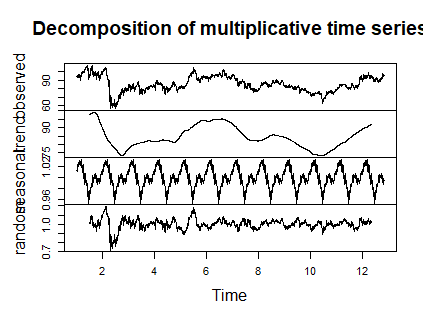

Recreate this plot in R.
# Load the required packages
library(quantmod)    # For financial data retrieval
library(forecast)    # For time series forecasting
library(dplyr)       # For data manipulation
library(tseries)     # For time series analysis
library(ggplot2)     # For creating detailed graphs

# Retrieve exchange rate data from Yahoo Finance
getSymbols("AUDJPY=X", src = "yahoo", periodicity = "daily")

# Extract the 'Close' price series from the data
df <- `AUDJPY=X`[, 4]

# Check for missing values
sum(is.na(df))

# Fill missing values using last observation carried forward (LOCF)
df <- na.locf(df, fromLast = TRUE)

# Remove any remaining NA values
df <- na.omit(df)

# Confrim missing values
sum(is.na(df))

# Convert the dataset to a time series object with daily frequency
ts_data <- ts(df, frequency = 365)

# # Perform decomposition of the time series into trend, seasonal, and random components
decomp <- decompose(ts_data, "multiplicative")
# 
# # Plot the decomposed time series to visualize its components
plot(decomp)

# Perform Augmented Dickey-Fuller (ADF) test to check for stationarity
adf_result <- adf.test(ts_data)
print(adf_result)

# Plot the autocorrelation function (ACF) to identify potential autoregressive (AR) terms
acf_result <- Acf(ts_data)

# Plot the partial autocorrelation function (PACF) to identify potential moving average (MA) terms
pacf_result <- pacf(ts_data)

# Fit the SARIMA model using auto.arima
# modelfit <- forecast::auto.arima(ts_data, seasonal = TRUE)
modelfit <- forecast::auto.arima(ts_data, D = 1, lambda = "auto")

# Print the selected model order
print(modelfit)

# Forecast the next 300 periods using the selected SARIMA model
forecast_data <- forecast::forecast(modelfit, h = 300)

# Convert forecasted data to a data frame
forecast_df <- data.frame(Date = seq(as.Date("2023-07-14"), by = "day", length.out = 300),
                          Forecast = as.numeric(forecast_data$mean),
                          Lower = as.numeric(forecast_data$lower[, 1]),
                          Upper = as.numeric(forecast_data$upper[, 1]))

# Plot the forecasted data along with the original series and confidence interval
ggplot() +
  geom_line(data = df, aes(x = index(df), y = df), color = "blue", linetype = "solid") +
  geom_line(data = forecast_df, aes(x = Date, y = Forecast), color = "red", linetype = "dashed") +
  geom_ribbon(data = forecast_df, aes(x = Date, ymin = Lower, ymax = Upper), fill = "lightblue", alpha = 0.5) +
  labs(x = "Date", y = "Exchange Rate", title = "AUD/JPY Exchange Rate Forecast") +
  theme_minimal()
